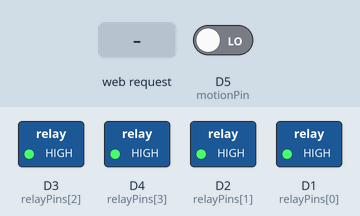
This sketch was run on a simulated ESP8266 (NodeMCU). On the bench: switched loads named in the sketch (green lamp = pin HIGH). The inputs (shaded band) are chosen by the test bench; at power-on: D5 (motionPin) LOW. What the sketch prints to the serial monitor is not drawn.

Above: at 1.2 s.
1.3 s: HTTP request GET /toggle?relay=1 received
At 2.5 s:
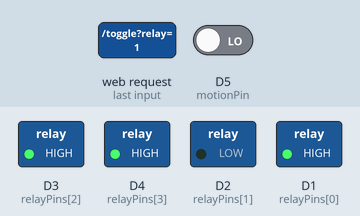
2.8 s: HTTP request GET /toggle?relay=0 received
At 3.7 s:
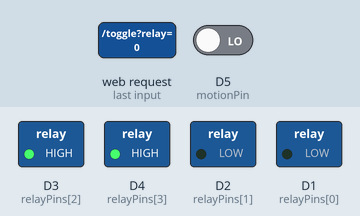
4.3 s: HTTP request GET /toggle?relay=1 received
At 4.8 s:
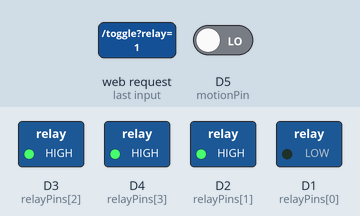
Timing chart, 0 to 11.5 s (numbered marks = the images above; inputs shaded):
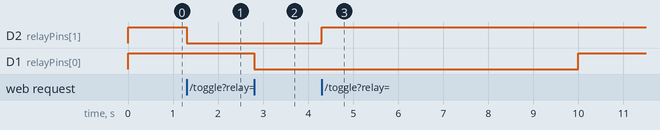

Measured:
- after the input at 1.3 s, D2 (relayPins[1]): HIGH → LOW at once
- after the input at 2.8 s, D1 (relayPins[0]): HIGH → LOW at once
- after the input at 4.3 s, D2 (relayPins[1]): LOW → HIGH after 0.00 s instead of 5.7 s

The sketch:

autoHome.ino
```cpp
#include <ESP8266WiFi.h>
#include <ESP8266WebServer.h>

const char* ssid = "Home-Automation"; // Wi-Fi SSID
const char* password = "12345678";     // Wi-Fi Password

ESP8266WebServer server(80);

// Relay Pins
const int relayPins[] = {D1, D2, D3, D4};
const int motionPin = D5; // PIR Motion Sensor Pin

bool relayStates[4] = {false, false, false, false};
unsigned long lastMotionTime = 0;
const unsigned long motionTimeout = 10000; // 10 seconds

void setup() {
  // Setup serial communication
  Serial.begin(115200);
  delay(10);

  // Configure relay pins as OUTPUT
  for (int i = 0; i < 4; i++) {
    pinMode(relayPins[i], OUTPUT);
    digitalWrite(relayPins[i], HIGH); // Initially turn off relays
  }

  // Configure motion sensor pin
  pinMode(motionPin, INPUT);

  // Start Wi-Fi in AP mode
  WiFi.softAP(ssid, password);
  Serial.println("Access Point Created!");
  Serial.print("IP Address: ");
  Serial.println(WiFi.softAPIP());

  // Define routes for the web server
  server.on("/", handleRoot);
  server.on("/toggle", handleToggle);

  // Start the server
  server.begin();
  Serial.println("HTTP server started");
}

void loop() {
  server.handleClient();

  // Motion detection logic
  if (digitalRead(motionPin) == HIGH) {
    lastMotionTime = millis();
  }

  // Turn off all appliances if no motion is detected for 10 seconds
  if (millis() - lastMotionTime >= motionTimeout) {
    turnOffAllRelays();
  }
}

// Handle the root webpage
void handleRoot() {
  String html = "<html><head><title>Home Automation</title></head><body>";
  html += "<h1>Control Appliances</h1>";
  for (int i = 0; i < 4; i++) {
    html += "<p>Relay " + String(i + 1) + ": ";
    html += relayStates[i] ? "ON" : "OFF";
    html += " <a href='/toggle?relay=" + String(i) + "'>Toggle</a></p>";
  }
  html += "</body></html>";
  server.send(200, "text/html", html);
}

// Handle relay toggling
void handleToggle() {
  if (server.hasArg("relay")) {
    int relay = server.arg("relay").toInt();
    if (relay >= 0 && relay < 4) {
      relayStates[relay] = !relayStates[relay];
      digitalWrite(relayPins[relay], relayStates[relay] ? LOW : HIGH);
    }
  }
  handleRoot(); // Redirect to the main page
}

// Turn off all relays
void turnOffAllRelays() {
  for (int i = 0; i < 4; i++) {
    relayStates[i] = false;
    digitalWrite(relayPins[i], HIGH);
  }
}
```
